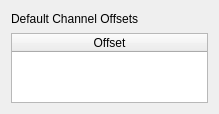
<?xml version="1.0" encoding="UTF-8"?>
<ui version="4.0">
 <class>ChannelOffsetsLayout</class>
 <widget class="QWidget" name="ChannelOffsetsLayout">
  <property name="geometry">
   <rect>
    <x>0</x>
    <y>0</y>
    <width>219</width>
    <height>112</height>
   </rect>
  </property>
  <property name="windowTitle">
   <string>Channel Offsets</string>
  </property>
  <layout class="QGridLayout">
   <item row="0" column="0">
    <layout class="QGridLayout">
     <item row="1" column="0" colspan="2">
      <widget class="QTableWidget" name="offsetTable">
       <property name="minimumSize">
        <size>
         <width>100</width>
         <height>0</height>
        </size>
       </property>
       <property name="selectionBehavior">
        <enum>QAbstractItemView::SelectRows</enum>
       </property>
       <attribute name="horizontalHeaderStretchLastSection">
        <bool>true</bool>
       </attribute>
       <column>
        <property name="text">
         <string>Offset</string>
        </property>
       </column>
      </widget>
     </item>
     <item row="0" column="0">
      <widget class="QLabel" name="textLabel1">
       <property name="text">
        <string>Default Channel Offsets</string>
       </property>
       <property name="wordWrap">
        <bool>false</bool>
       </property>
      </widget>
     </item>
     <item row="0" column="1">
      <spacer name="spacer10_2_3_3">
       <property name="orientation">
        <enum>Qt::Horizontal</enum>
       </property>
       <property name="sizeType">
        <enum>QSizePolicy::Expanding</enum>
       </property>
       <property name="sizeHint" stdset="0">
        <size>
         <width>100</width>
         <height>16</height>
        </size>
       </property>
      </spacer>
     </item>
    </layout>
   </item>
  </layout>
 </widget>
 <layoutdefault spacing="6" margin="11"/>
 <resources/>
 <connections/>
</ui>
